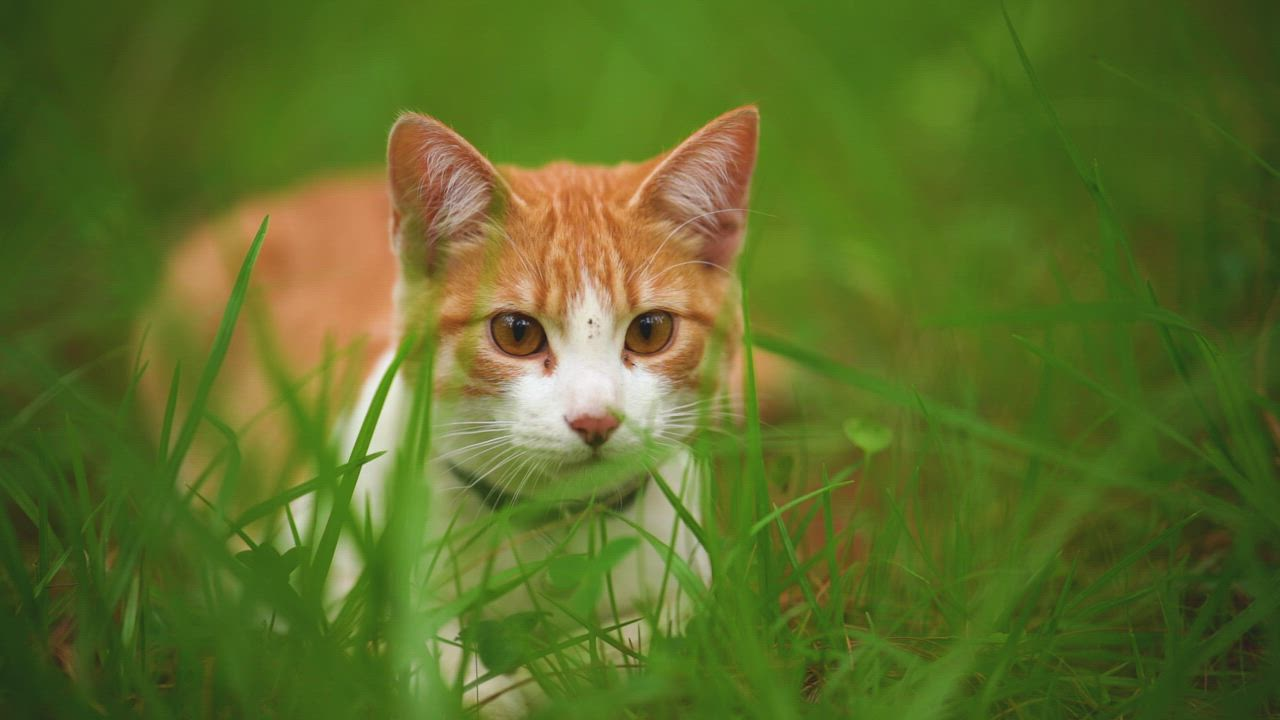
#> input picture backend/app/_extras/img97.jpg, 1280 x 720 px
$ python test.py
#> lines starting #> are read from the running program, lines starting #| are printed output that depends on the picture
#!!!NEW!!!
from PIL import Image
import numpy as np
from io import BytesIO
import base64
import matplotlib.pyplot as plt
import time

class Diffusion:

    beta = np.linspace(0.001, 0.02, 1000)

    def __init__(self, encoded_img, steps: int):
#> called with steps = 100
        try:
            img_data = base64.b64decode(encoded_img)
            img_stream = BytesIO(img_data)
            img = Image.open(img_stream)
#> img is the input picture: PIL image 1280x720 RGB; mean R, G, B 91.7, 109.3, 39.3
        except Exception as e:
            return f"Invalid image data: {str(e)}"

        self.steps = steps
        img_array = np.array(img)
        self.img_shape = img_array.shape
#> self.img_shape = (720, 1280, 3)
        self.normalized_image_array = self.normalize(img_array)
        # self.normalized_image_array = (img_array - img_array.min()) / (img_array.max() - img_array.min())

        epsilon = np.random.randn(*self.img_shape)
        self.sqrt_alpha = np.sqrt(1 - self.beta[:self.steps])
        self.sqrt_beta = np.sqrt(self.beta[:self.steps])

    def diffuse(self):
        normalized_image_new = self.normalized_image_array.copy()

        for i in range(self.steps):
            epsilon = np.random.randn(*self.img_shape)
            normalized_image_new *= self.sqrt_alpha[i]
            normalized_image_new += self.sqrt_beta[i] * epsilon
#> this loop made 100 passes
#> pass 2, in diffuse, `normalized_image_new += self.sqrt_beta[i] * epsilon`:
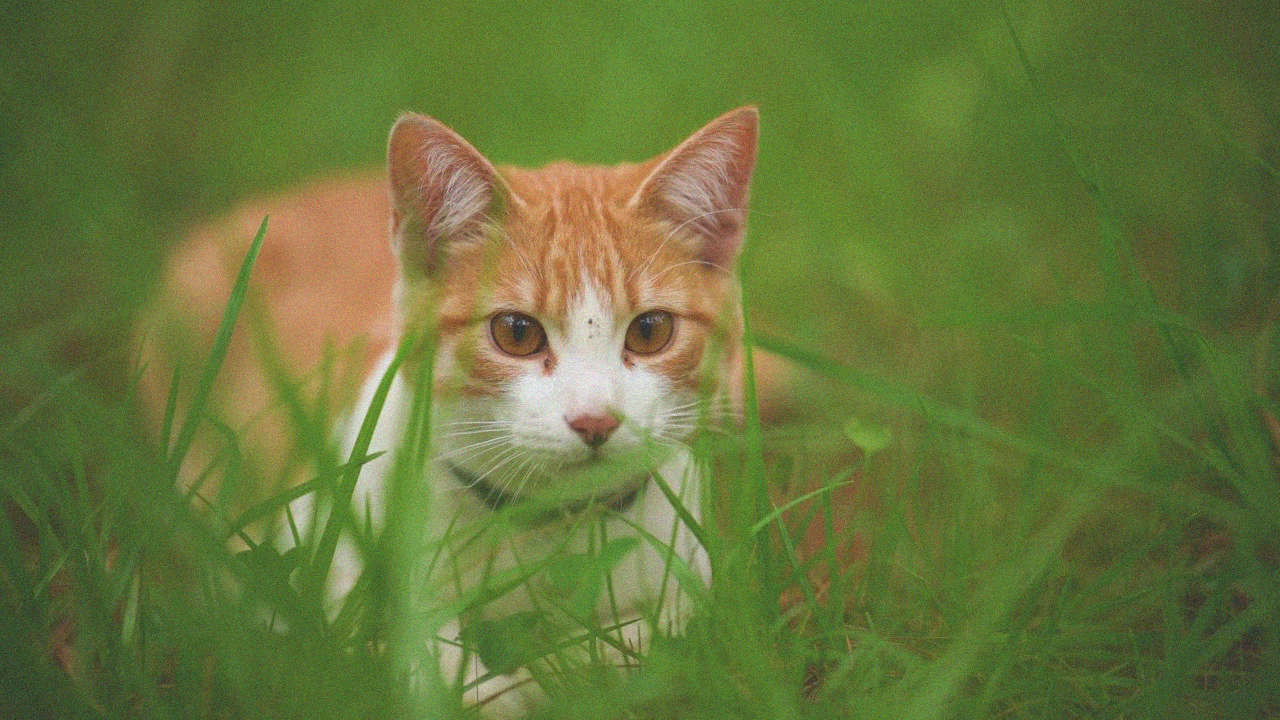
#> normalized_image_new: shape (720, 1280, 3) float64; mean R, G, B 0.368, 0.439, 0.158; drawn with min black and max white
#> after the loop:
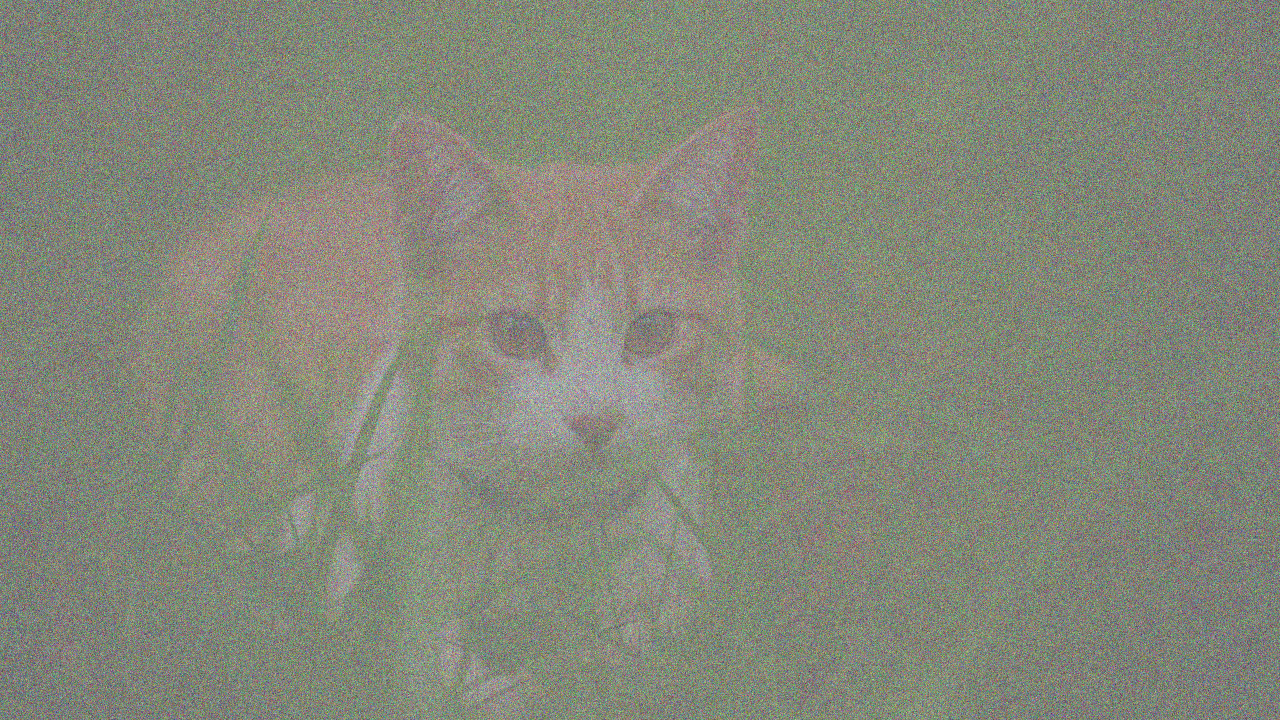
#> normalized_image_new: shape (720, 1280, 3) float64; mean R, G, B 0.335, 0.399, 0.143; drawn with min black and max white

        self.diffused_img = self.normalize(normalized_image_new)
        # self.diffused_img = (normalized_image_new - normalized_image_new.min()) / (normalized_image_new.max() - normalized_image_new.min())
        return self.diffused_img


    def display(self):
        fig, axes = plt.subplots(1, 2, figsize=(15,10))
        axes[1].imshow(self.diffused_img)
        axes[1].set_title('Original Image')
        axes[0].imshow(self.normalized_image_array)
        plt.show()
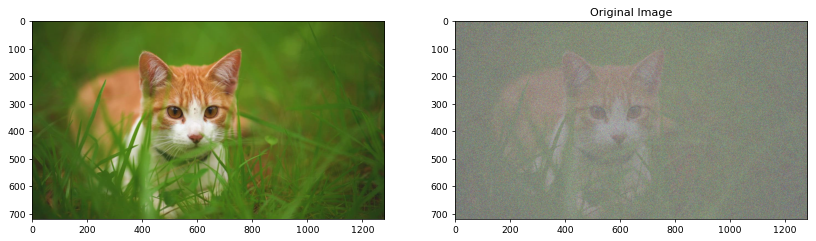
#> figure drawn by matplotlib, 2 panels

    @staticmethod
    def normalize(img: np.ndarray):
        return (img - img.min()) / (img.max() - img.min())

if __name__=="__main__":
    with open("img97.jpg", 'rb') as img:
        encoded = base64.b64encode(img.read())
        encoded_str = encoded.decode('utf-8')

    inst = Diffusion(encoded_str, 100)
    inst.diffuse()
    inst.display()
